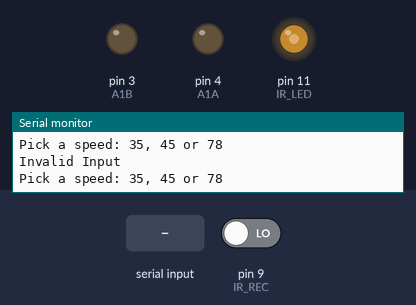
Recording of a sketch running on a simulated Arduino Uno, built with avr-gcc and run on an emulated ATmega328P. Shown: output pins drawn as LEDs (lit = HIGH), the last lines printed to the serial monitor. The inputs (shaded band) are chosen by the test bench; at power-on: pin 9 (IR_REC) LOW.

Above: at 1.2 s.
1.3 s: "35\n" received over Serial
At 2.2 s:
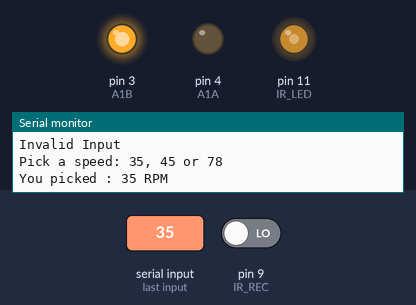
Timing chart, 0 to 8.8 s (numbered marks = the images above; inputs shaded):
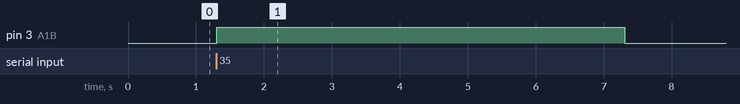

Measured:
- after the input at 1.3 s, pin 3 (A1B): LOW → HIGH at once, → LOW 6.0 s later

The sketch:

DC_Motor_RPM_Definitive.ino
```cpp
const byte IR_LED = 11;
const int IR_REC = 9;

const int A1B = 3;
const int A1A = 4;

unsigned int rpm;
unsigned int rpmCount;
unsigned long startTime;
unsigned long endTime;
unsigned int inputSpeed;
int speed = 50;

void setup() {
  Serial.begin(9600);

//  Define pinmodes
  pinMode(IR_LED,OUTPUT);
  pinMode(IR_REC, INPUT);
  pinMode(A1A, OUTPUT);
  pinMode(A1B, OUTPUT);
//  digitalWrite(A1B, LOW);

  //Create 338khz blink on ir led
  TCCR2A = _BV(COM2A0) | _BV(WGM21);
  TCCR2B = _BV(CS20);
  OCR2A = 209;

//  Set default to 0
  rpm = 0;
  rpmCount = 0;

}
void loop(){
  getUserSpeed();

  startTime = millis();
  endTime = startTime;
  while((endTime - startTime) <= 6000){
    controlMotor();
    endTime = millis();
  }
  Serial.print("\n\nRPM: ");
  rpm = rpmCount / 6;
  Serial.println(rpm);
  Serial.print("Speed: ");
  Serial.println(speed);
  if(rpm > inputSpeed){
      speed = speed + 10;
  }else if (rpm < inputSpeed){
      speed = speed - 5;
  }else if (rpm == inputSpeed){
    stopMotion();
  }

 restMotor();

}

void controlMotor(){
  digitalWrite(A1B, HIGH);
  analogWrite(A1A, speed);
  if(digitalRead(IR_REC) == LOW){
    delay(10);
    if(digitalRead(IR_REC) == LOW){
        rpmCount++;
    }
  }
}

void restMotor(){
  analogWrite(A1A, 0);
  digitalWrite(A1B, LOW);
  rpmCount = 0;
  delay(3000);
}

void getUserSpeed(){
    while(Serial.available() == 0){
    Serial.println("Pick a speed: 35, 45 or 78");
    int inputSpeed = Serial.parseInt();
    if(inputSpeed == 35 || inputSpeed == 45 || inputSpeed == 78){
      Serial.print("You picked : ");
      Serial.print(inputSpeed);
      Serial.println(" RPM");
    }else{
      Serial.println("Invalid Input");
    }

  }
}

void stopMotion(){
  analogWrite(A1A, 0);
  digitalWrite(A1B, LOW);
  Serial.println("Desired RPM reached");
}
```
